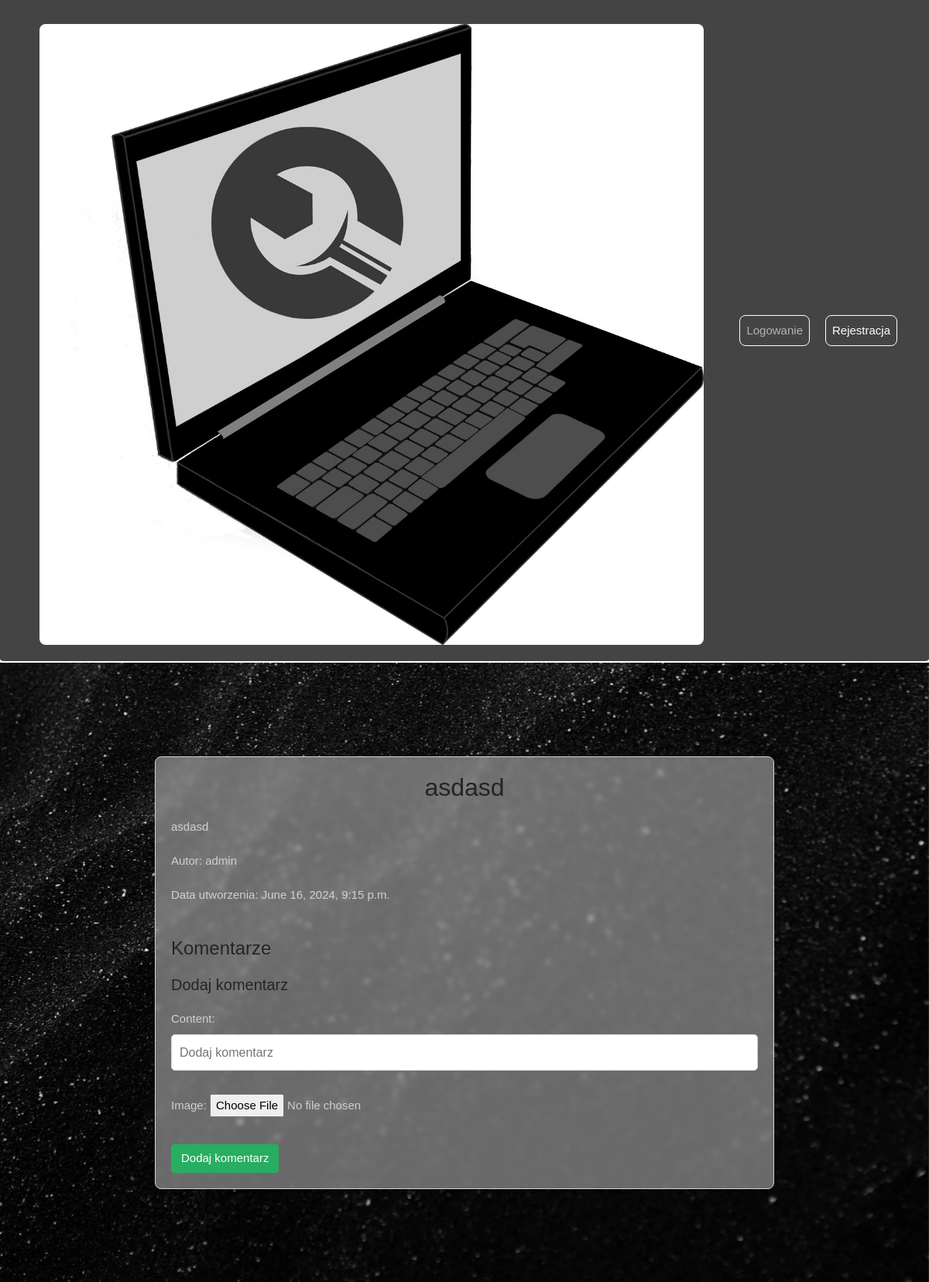
/post/21/, run on the app's committed database.
### mainapp/models.py (models this page shows)
class Post(models.Model):
    title = models.CharField(max_length=255)
    content = models.TextField(max_length=2000)
    author = models.ForeignKey(User, on_delete=models.CASCADE)
    date_of_creation = models.DateTimeField(auto_now_add=True)
    password = models.CharField(max_length=255, null=True, blank=True)
    is_private = models.BooleanField(default=False)
    image = models.ImageField(upload_to='images/', null=True, blank=True)
    blog = models.ForeignKey(Blog, on_delete=models.CASCADE)

### mainapp/views.py (the view, shortened to what this page needs)
# urls.py: path('post/<int:post_id>/', views.post_details, name='post_details'),
def post_details(request, post_id):
    post = get_object_or_404(Post, pk=post_id)
    comments = post.comments.order_by('date_of_creation')
    form = CommentCreationForm()
    return render(request, 'post_details.html', {
        'post': post, 'comments': comments, 'form': form
    })

### mainapp/forms.py
class CommentCreationForm(forms.ModelForm):
    class Meta:
        model = Comment
        fields = ['content', 'image']
        widgets = {
            'content': forms.TextInput(attrs={'placeholder': 'Dodaj komentarz'})
        }

### mainapp/templates/post_details.html (shortened to what this page needs)
<!DOCTYPE html>
<html lang="en">
<head>
    {% load static %}
    <link rel="stylesheet" href="https://cdn.jsdelivr.net/npm/bootswatch@4.5.2/dist/darkly/bootstrap.min.css">
    <link rel="stylesheet" href="{% static 'css/post_details.css' %}">
    <link rel="stylesheet" href="{% static 'css/custom_styles.css' %}">
</head>
<body>
<header>
    <nav class="navbar navbar-expand-lg navbar-dark bg-secondary" id="mainNav">
        <div class="container-fluid">
            <a class="navbar-brand" href="{% url 'homepage' %}">
                <img src="/img/logo.jpg" alt="Logo">
            </a>
            <div class="collapse navbar-collapse" id="navbarResponsive">
                <ul class="navbar-nav ml-auto">
                    {% if user.is_authenticated %}
                        <li class="nav-item text-white">
                            <a class="nav-link text-white" href="{% url 'logout' %}">Wyloguj</a>
                        </li>
                        <li class="nav-item text-white">
                            <span class="nav-link text-white font-weight-bold">Witaj, {{ user.username }}</span>
                        </li>
                    {% else %}
                        <li class="nav-item text-white">
                            <a class="nav-link login-link" href="{% url 'login' %}">Logowanie</a>
                        </li>
                        <li class="nav-item text-white">
                            <a class="nav-link text-white" href="{% url 'register' %}">Rejestracja</a>
                        </li>
                    {% endif %}
                </ul>
            </div>
        </div>
    </nav>
</header>
<main>
    <div class="background-image">
    <div class="container">
        <h2>{{ post.title }}</h2>
        <p>{{ post.content }}</p>
        <p>Autor: {{ post.author }}</p>
        <p>Data utworzenia: {{ post.date_of_creation }}</p>
        <h3>Komentarze</h3>
        <h4>Dodaj komentarz</h4>
        <form method="post" enctype="multipart/form-data">
            {{ form.as_p }}
            <button type="submit" class="btn btn-success">Dodaj komentarz</button>
        </form>
    </div>
    </div>
</main>
</body>
</html>

### mainapp/static/css/post_details.css (style rules this page uses)
* { box-sizing: border-box; margin: 0; padding: 0; font-family: 'Poppins', sans-serif; }
header { position: sticky; top: 0; z-index: 99; }
nav { background-color: #a3153b; border-radius: 0 0 5px 5px; border-bottom: 2px solid #FFFFFF; position: fixed; top: 0; width: 100%; z-index: 1000; padding: 10px 0; }
nav ul { list-style-type: none; margin: 0; padding: 0; display: flex; justify-content: center; }
nav li { display: inline-block; margin: 0 10px; border: 1px solid #FFFFFF; border-radius: 8px; }
nav a { display: block; padding: 10px 20px; color: #fff; text-decoration: none; transition: color 0.3s ease; }
body { background-color: #f5f5f5; color: #333; }
.background-image { background-image: url('/static/img/background_sites_3.jpg'); background-size: cover; background-position: center; background-attachment: fixed; display: flex; justify-content: center; align-items: center; min-height: 100vh; padding: 20px; box-sizing: border-box; }
.container { max-width: 800px; margin: 0 auto; padding: 20px; background-color: rgba(255, 255, 255, 0.4); backdrop-filter: blur(3px); border: 1px solid #ced4da; border-radius: 8px; box-shadow: 0 2px 4px rgba(0, 0, 0, 0.1); }
.container h2, .container h3, .container h4 { color: #252525; margin-bottom: 20px; }
.container h2 { text-align: center; font-size: 2rem; }
.container h3 { font-size: 1.5rem; }
.container h4 { font-size: 1.25rem; }
.container p { color: #d1d1d1; line-height: 1.6; margin-bottom: 20px; }
img { max-width: 100%; height: auto; border-radius: 8px; margin-top: 10px; }
.btn { margin-right: 10px; }
.btn-success { background-color: #27ae60; border-color: #27ae60; transition: background-color 0.3s ease; }
form { margin-top: 20px; }
form .btn { margin-top: 10px; }
input[type="text"], textarea { border: 1px solid #ced4da; border-radius: 5px; padding: 10px; margin-bottom: 10px; width: 100%; font-size: 1rem; transition: border-color 0.3s ease; }

### data on the page
Post: title "asdasd", content "asdasd", author "admin", date_of_creation "June 16, 2024, 9:15 p.m."
